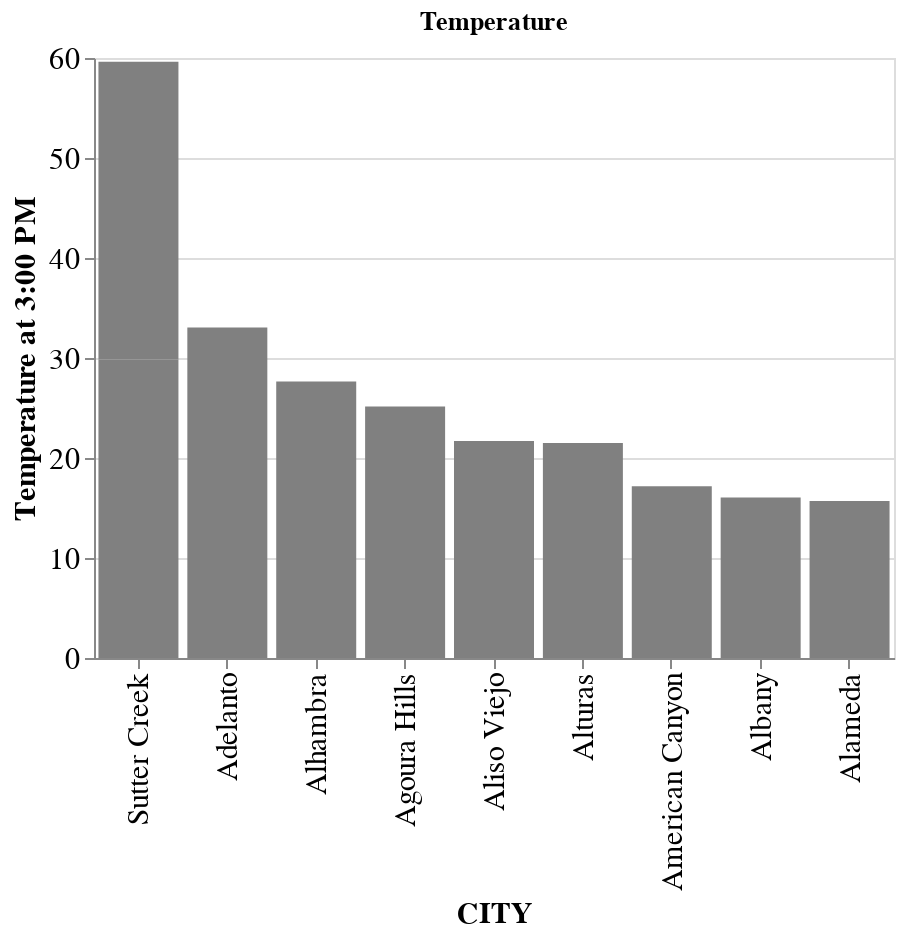

Write notebook code for a chart like this one.
### Code cell
# visualizaton of Temperature
import altair as alt
display = pd.DataFrame
display = matrix_df.head(10)

alt.Chart(display).mark_bar(color="gray").encode(
    alt.X('city', sort='-y', title='CITY'),
    alt.Y('temperature',title='Temperature at 3:00 PM'),
).properties(title=f'Temperature',
    width=400,
    height=300
).configure_axis(
    labelFontSize=15,
    titleFontSize=15
)

### Figure 1 — Vega-Lite specification as saved in the notebook (floating-point values rounded to 4 significant figures)
{"config": {"view": {"continuousWidth": 400, "continuousHeight": 300}, "axis": {"labelFontSize": 15, "titleFontSize": 15}}, "data": {"name": "data-f6cbdf75170109212778d8a096de5887"}, "mark": {"type": "bar", "color": "gray"}, "encoding": {"x": {"type": "nominal", "field": "city", "sort": "-y", "title": "CITY"}, "y": {"type": "quantitative", "field": "temperature", "title": "Temperature at 3:00 PM"}}, "height": 300, "title": "Temperature", "width": 400, "$schema": "https://vega.github.io/schema/vega-lite/v4.8.1.json", "datasets": {"data-f6cbdf75170109212778d8a096de5887": [{"city": "Adelanto", "temperature": 33.06, "pressure": 1008, "humidity": 15, "wind_speed": 1.87, "Alfalfa & Hay_percentage": 0.02202, "Deciduous Forest_percentage": 0.0006318, "Evergreen Forest_percentage": 1.814, "Barren_percentage": 10.98, "Grassland_percentage": 0.872, "Wetlands_percentage": 0.04099, "max_elevation": 3493, "density": 248}, {"city": "Agoura Hills", "temperature": 25.15, "pressure": 1008, "humidity": 43, "wind_speed": 1.08, "Alfalfa & Hay_percentage": 0.06699, "Deciduous Forest_percentage": 0.002494, "Evergreen Forest_percentage": 4.844, "Barren_percentage": 3.594, "Grassland_percentage": 9.304, "Wetlands_percentage": 0.08745, "max_elevation": 3032, "density": 1000}, {"city": "Alameda", "temperature": 15.7, "pressure": 1008, "humidity": 76, "wind_speed": 1.45, "Alfalfa & Hay_percentage": 0.3001, "Deciduous Forest_percentage": 0.001452, "Evergreen Forest_percentage": 2.133, "Barren_percentage": 0.05295, "Grassland_percentage": 41.81, "Wetlands_percentage": 1.224, "max_elevation": 1242, "density": 2868}, {"city": "Albany", "temperature": 16.04, "pressure": 1008, "humidity": 74, "wind_speed": 1.93, "Alfalfa & Hay_percentage": 0.3001, "Deciduous Forest_percentage": 0.001452, "Evergreen Forest_percentage": 2.133, "Barren_percentage": 0.05295, "Grassland_percentage": 41.81, "Wetlands_percentage": 1.224, "max_elevation": 1242, "density": 4250}, {"city": "Alhambra", "temperature": 27.65, "pressure": 1008, "humidity": 40, "wind_speed": 1.48, "Alfalfa & Hay_percentage": 0.06699, "Deciduous Forest_percentage": 0.002494, "Evergreen Forest_percentage": 4.844, "Barren_percentage": 3.594, "Grassland_percentage": 9.304, "Wetlands_percentage": 0.08745, "max_elevation": 3032, "density": 4237}, {"city": "Aliso Viejo", "temperature": 21.71, "pressure": 1008, "humidity": 63, "wind_speed": 1.69, "Alfalfa & Hay_percentage": 0.001428, "Deciduous Forest_percentage": null, "Evergreen Forest_percentage": 1.009, "Barren_percentage": 0.317, "Grassland_percentage": 8.034, "Wetlands_percentage": 0.6522, "max_elevation": 1732, "density": 2839}, {"city": "Alturas", "temperature": 21.5, "pressure": 1012, "humidity": 34, "wind_speed": 0.94, "Alfalfa & Hay_percentage": 3.263, "Deciduous Forest_percentage": 2.51e-05, "Evergreen Forest_percentage": 27.25, "Barren_percentage": 4.57, "Grassland_percentage": 20.25, "Wetlands_percentage": 1.275, "max_elevation": 3004, "density": 350}, {"city": "Sutter Creek", "temperature": 29.85, "pressure": 1007, "humidity": 18, "wind_speed": 0.8, "Alfalfa & Hay_percentage": 0.4143, "Deciduous Forest_percentage": 5.368, "Evergreen Forest_percentage": 35.72, "Barren_percentage": 0.5848, "Grassland_percentage": 35.26, "Wetlands_percentage": 0.03305, "max_elevation": 3121, "density": 375}, {"city": "Sutter Creek", "temperature": 29.78, "pressure": 1007, "humidity": 18, "wind_speed": 0.77, "Alfalfa & Hay_percentage": 0.4143, "Deciduous Forest_percentage": 5.368, "Evergreen Forest_percentage": 35.72, "Barren_percentage": 0.5848, "Grassland_percentage": 35.26, "Wetlands_percentage": 0.03305, "max_elevation": 3121, "density": 375}, {"city": "American Canyon", "temperature": 17.18, "pressure": 1008, "humidity": 69, "wind_speed": 1.66, "Alfalfa & Hay_percentage": 0.009883, "Deciduous Forest_percentage": 1.105, "Evergreen Forest_percentage": 13.65, "Barren_percentage": 0.01747, "Grassland_percentage": 17.04, "Wetlands_percentage": 1.16, "max_elevation": 84, "density": 1298}]}}
